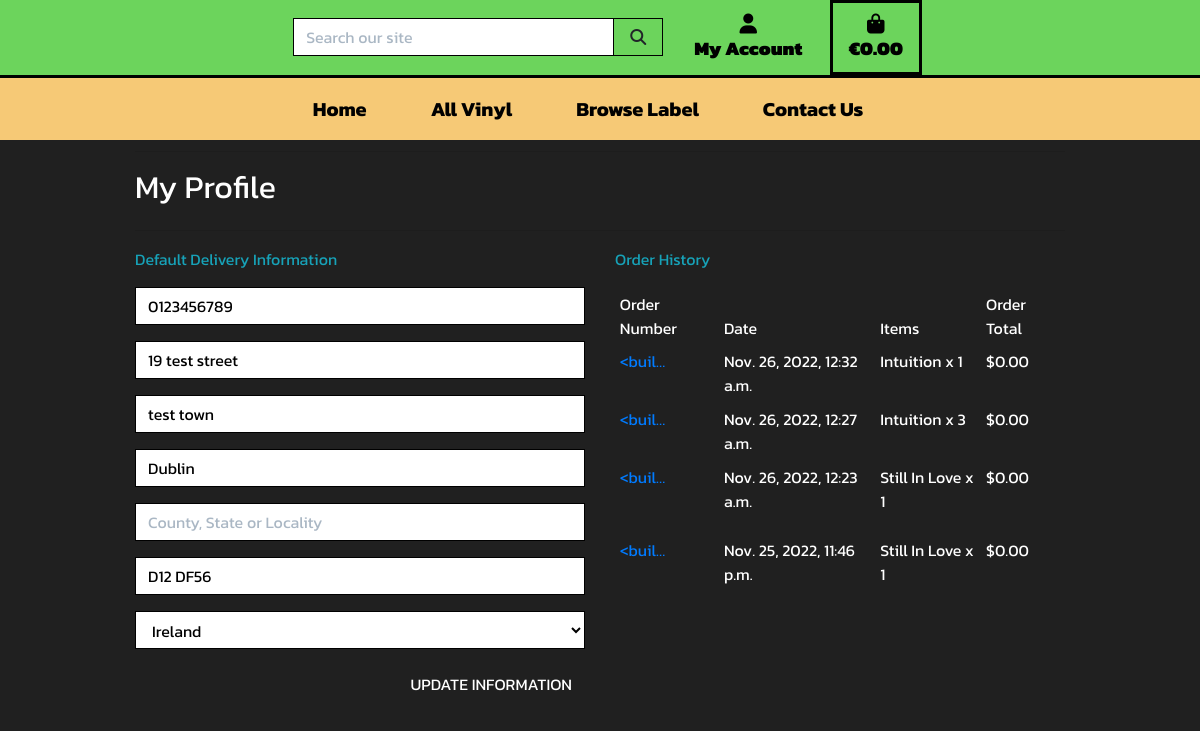
Page /profile/ (signed in) on the earlier database version.
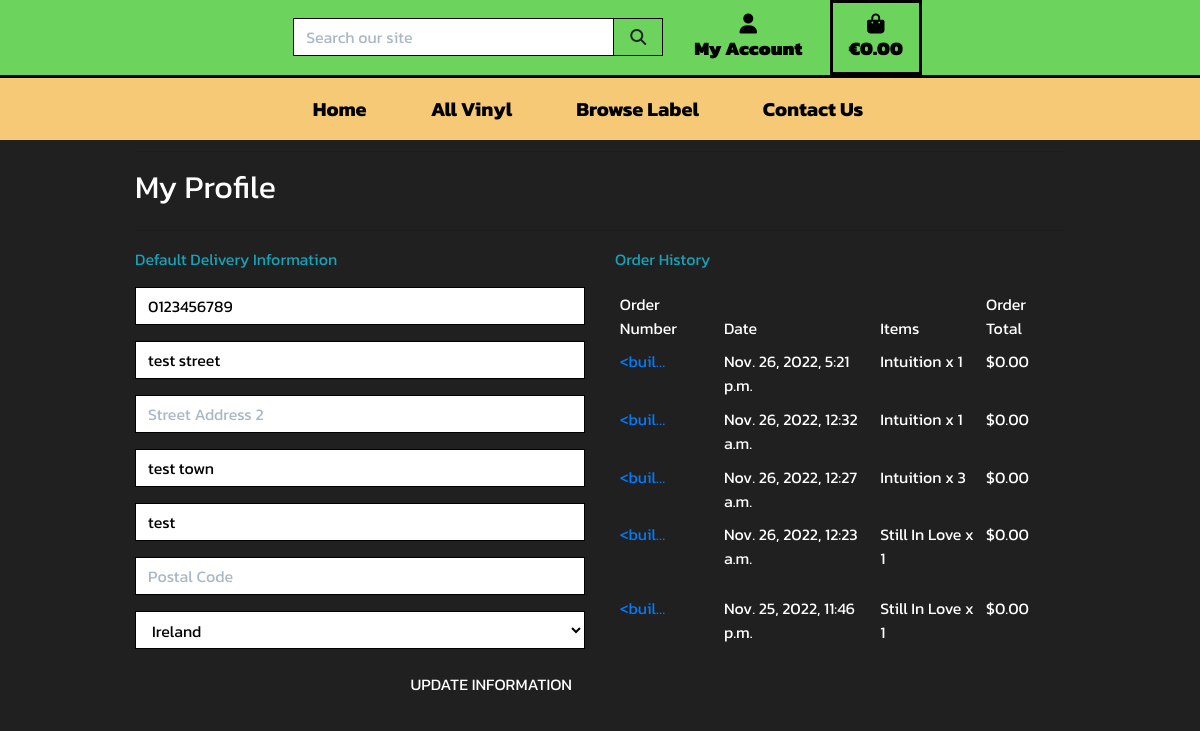
Same page on the later database version.
### profiles/models.py (models this page shows, shortened)
class UserProfile(models.Model):
    user = models.OneToOneField(User, on_delete=models.CASCADE)
    default_phone_number = models.CharField(
        max_length=20, null=True, blank=True
    )
    default_street_address1 = models.CharField(
        max_length=80, null=True, blank=True
    )
    default_street_address2 = models.CharField(
        max_length=80, null=True, blank=True
    )
    default_town_or_city = models.CharField(
        max_length=40, null=True, blank=True
    )
    default_county = models.CharField(max_length=80, null=True, blank=True)
    default_postcode = models.CharField(max_length=20, null=True, blank=True)
    default_country = CountryField(
        blank_label='Country', null=True, blank=True
    )

### checkout/models.py (models this page shows, shortened)
class Order(models.Model):
    order_number = models.CharField(max_length=32, null=False, editable=False)
    user_profile = models.ForeignKey(UserProfile, on_delete=models.SET_NULL,
                                     null=True, blank=True,
                                     related_name='orders'
                                     )
    full_name = models.CharField(max_length=50, null=False, blank=False)
    email = models.EmailField(max_length=254, null=False, blank=False)
    phone_number = models.CharField(max_length=20, null=False, blank=False)
    country = CountryField(blank_label='Country *', null=False, blank=False)
    town_or_city = models.CharField(max_length=40, null=False, blank=False)
    street_address1 = models.CharField(max_length=80, null=False, blank=False)
    street_address2 = models.CharField(max_length=80, null=True, blank=True)
    postcode = models.CharField(max_length=20, null=True, blank=True)
    county = models.CharField(max_length=80, null=True, blank=True)
    date = models.DateTimeField(auto_now_add=True)
    delivery_cost = models.DecimalField(
        max_digits=6, decimal_places=2, null=False, default=0
    )
    order_total = models.DecimalField(
        max_digits=10, decimal_places=2, null=False, default=0
    )
    grand_total = models.DecimalField(
        max_digits=10, decimal_places=2, null=False, default=0
    )
    original_basket = models.TextField(null=False, blank=False, default='')
    stripe_pid = models.CharField(
        max_length=254, null=False, blank=False, default=''
    )
    class Meta:
        ordering = ['-date']

class ItemCheckout(models.Model):
    order = models.ForeignKey(
        Order, null=False, blank=False, on_delete=models.CASCADE,
        related_name='itemcheckout'
    )
    record = models.ForeignKey(
        Record, null=False, blank=False, on_delete=models.CASCADE
    )
    quantity = models.IntegerField(null=False, blank=False, default=0)
    item_total = models.DecimalField(
        max_digits=6, decimal_places=2, null=False, blank=False, editable=False
    )

### products/models.py (models this page shows, shortened)
class Record(models.Model):
    label = models.ForeignKey(
        Label, null=True, blank=True, on_delete=models.SET_NULL
    )
    title = models.CharField(max_length=254)
    artist = models.CharField(max_length=254)
    price = models.DecimalField(max_digits=5, decimal_places=2)
    description = models.TextField(null=True, blank=True)
    stock_quantity = models.IntegerField(default=1)
    track_list_1 = models.TextField(default="Track")
    track_list_2 = models.TextField(default="Track")
    track_list_3 = models.TextField(default="Track")
    track_list_4 = models.TextField(default="Track")
    track_list_5 = models.TextField(default="Track")
    track_list_6 = models.TextField(default="Track")
    image_url = models.URLField(max_length=1024, null=True, blank=True)
    image = models.ImageField(null=True, blank=True)

### profiles/views.py (the view)
# urls.py: path('profile/', include('profiles.urls')),
def profile(request):
    profile = get_object_or_404(UserProfile, user=request.user)
    if request.method == 'POST':
        form = UserProfileForm(request.POST, instance=profile)
        if form.is_valid():
            form.save()
            messages.success(request, 'Profile updated successfully')
    form = UserProfileForm(instance=profile)
    orders = profile.orders.all()
    template = 'profiles/profile.html'
    context = {
        'form': form,
        'orders': orders,
        'on_profile_page': True
    }
    return render(request, template, context)

### profiles/forms.py
class UserProfileForm(forms.ModelForm):
    class Meta:
        model = UserProfile
        exclude = ('user',)
    def __init__(self, *args, **kwargs):
        super().__init__(*args, **kwargs)
        placeholders = {
            'default_phone_number': 'Phone Number',
            'default_postcode': 'Postal Code',
            'default_town_or_city': 'Town or City',
            'default_street_address1': 'Street Address 1',
            'default_street_address2': 'Street Address 2',
            'default_county': 'County, State or Locality',
        }
        self.fields['default_phone_number'].widget.attrs['autofocus'] = True
        for field in self.fields:
            if field != 'default_country':
                if self.fields[field].required:
                    placeholder = f'{placeholders[field]} *'
                else:
                    placeholder = placeholders[field]
                self.fields[field].widget.attrs['placeholder'] = placeholder
            self.fields[field].widget.attrs['class'] = 'border-black \
                rounded-0 profile-form-input'
            self.fields[field].label = False

### profiles/templates/profiles/profile.html (shortened to what this page needs)
{% extends "base.html" %}
{% load static %}
{% block extra_css %}
    <link rel="stylesheet" href="{% static 'profiles/css/profile.css' %}">
{% endblock %}
{% block page_header %}
    <div class="container header-container">
    </div>
{% endblock %}
{% block content %}
    <div class="container">
        <div class="row">
            <div class="col">
                <hr>
                <h2 class="font-weight-normal text-white mb-4">My Profile</h2>
                <hr>
            </div>
        </div>
        <div class="row">
            <div class="col-12 col-lg-6">
                <p class="text-info">Default Delivery Information</p>
                <form class="mt-3" action="{% url 'profile' %}" method="POST" id="profile-update-form">
                    {{ form|crispy }}
                    <button class="btn btn-black rounded-0 text-uppercase float-right font-weight-normal text-white">
                        Update Information</button>
                </form>
            </div>
            <div class="col-12 col-lg-6">
                <p class="text-info">Order History</p>
                <div class="order-history table-responsive">
                    <table class="table table-sm table-borderless">
                        <thead>
                            <tr>
                                <th class="font-weight-normal text-white">Order Number</th>
                                <th class="font-weight-normal text-white">Date</th>
                                <th class="font-weight-normal text-white">Items</th>
                                <th class="font-weight-normal text-white">Order Total</th>
                            </tr>
                        </thead>
                        <tbody>
                            {% for order in orders %}
                                <tr>
                                    <td>
                                        <a href="{% url 'order_history' order.order_number %}"
                                        title="{{ order.order_number }}">
                                            {{ order.order_number|truncatechars:6 }}
                                        </a>
                                    </td>
                                    <td class="font-weight-normal text-white">{{ order.date }}</td>
                                    <td class="font-weight-normal text-white">
                                        <ul class="list-unstyled">
                                            {% for item in order.itemcheckout.all %}
                                                <li class="medium">
                                                    {{ item.record.title }} x {{ item.quantity }}
                                                </li>
                                            {% endfor %}
                                        </ul>
                                    </td>
                                    <td class="font-weight-normal text-white">${{ order.grand_total }}</td>
                                </tr>
                            {% endfor %}
                        </tbody>
                    </table>
                </div>
            </div>
        </div>
{% endblock %}

Differences in the rows shown:
changed UserProfile "test town": default_street_address1 "19 test street" → "test street"; default_street_address2 "test town" → (not shown); default_town_or_city "Dublin" → "test town"; default_county (not shown) → "test"; default_postcode "D12 DF56" → (not shown)
added Order: order_number "<buil…", date "Nov. 26, 2022, 5:21 p.m.", grand_total "0.00"
added ItemCheckout: record "Intuition", quantity "1", shown under "<buil…"
